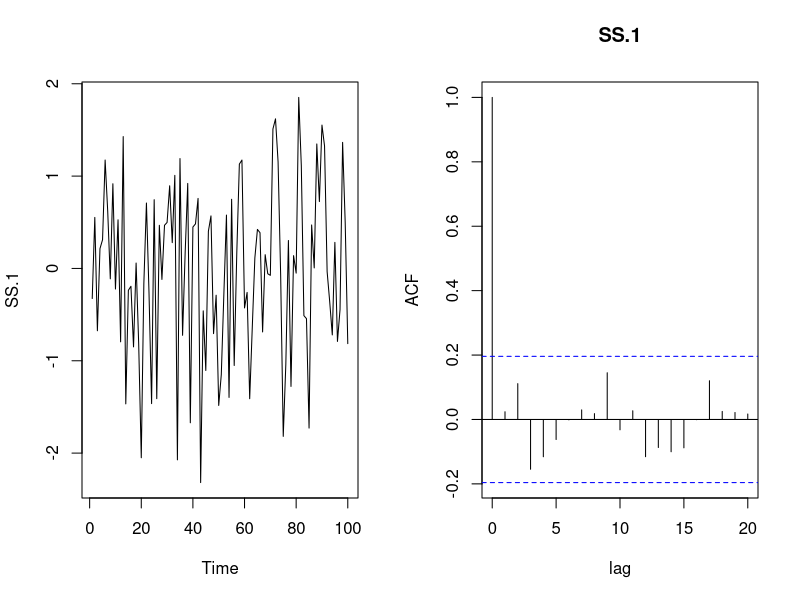
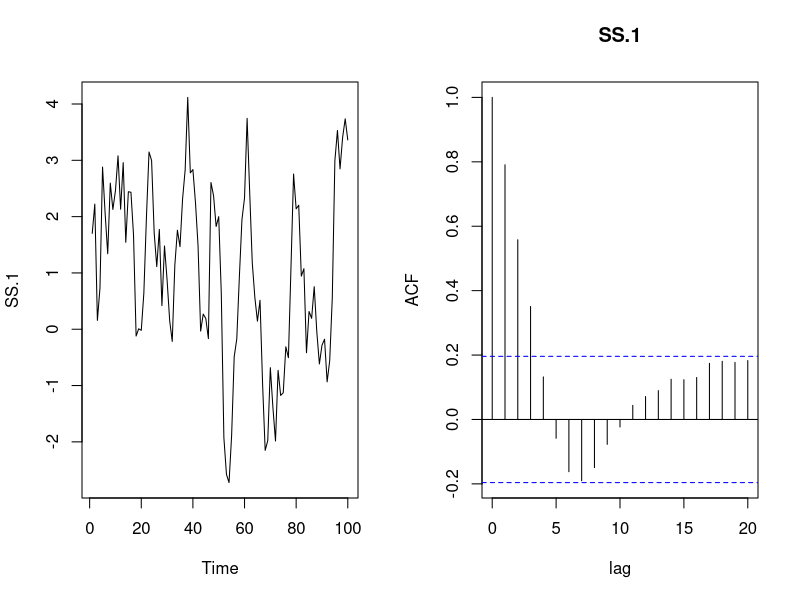
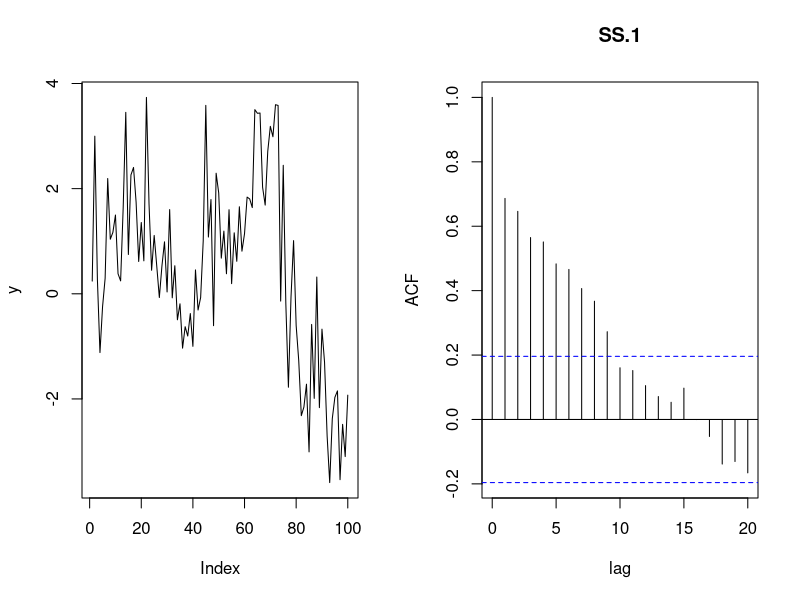
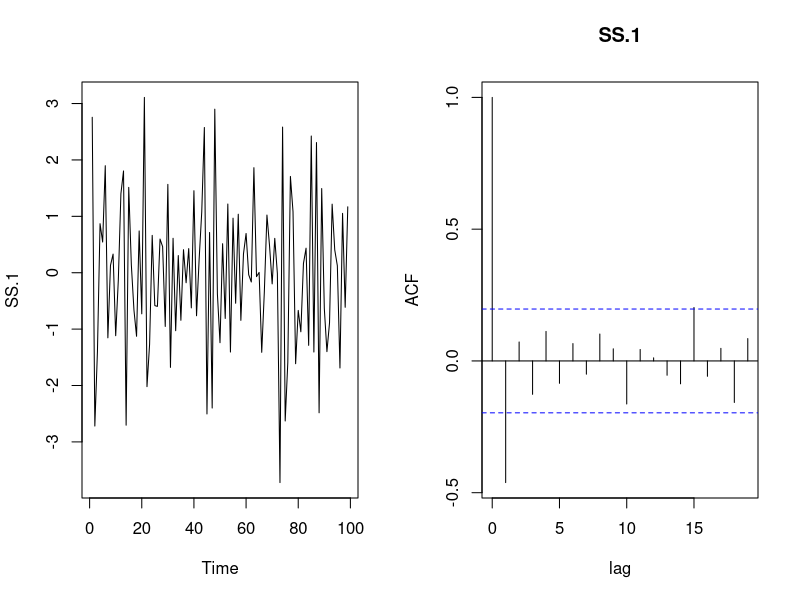

Recreate these plots in R, in order.
library(fBasics)

# Simulate Gaussian white noise process

set.seed(101)
y = rnorm(100,sd=1)
y.bar = mean(y)
g.hat = acf(y,lag.max=10,type="covariance",plot=F)
r.hat = acf(y,lag.max=10,type="correlation",plot=F)
par(mfrow=c(1,2))

series <- as.timeSeries(y)
head(series)
plot(series, type = "l")
acfPlot(series)

# AR(1) stationary process

set.seed(1231)
e = rnorm(100,sd=1)
e.start = rnorm(25,sd=1)
y.ar1 = 1 + arima.sim(model=list(ar=0.75), n=100, innov=e, start.innov=e.start)

series <- as.timeSeries(y.ar1)
head(series)
par(mfrow=c(1,2))
plot(series, type = "l")
acfPlot(series)

# Signal + noise process

set.seed(112)
eps = rnorm(100,sd=1)
eta = rnorm(100,sd=0.5)
z = cumsum(eta)
y = z + eps
dy = diff(y)
par(mfrow=c(1,2))
series <- as.timeSeries(y)
head(y)
plot(y, type = "l")
acfPlot(y)

# Differencing

series <- as.timeSeries(diff(y))
head(series)
plot(series, type = "l")
acfPlot(series)
